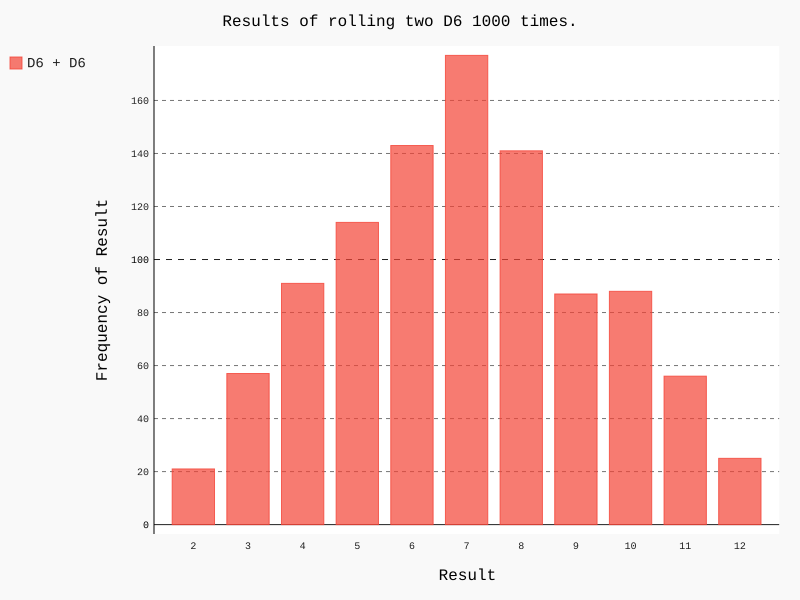

Write the Python code that produced this figure.
import pygal

from die import Die

# Create a D6
die_1 = Die()
die_2 = Die()

#Make some rolls, and store results in a list.
results = []
for roll_num in range(1000):
    result = die_1.roll() + die_2.roll()
    results.append(result)

# Analyze the results.
frequencies = []
max_result = die_1.num_sides + die_2.num_sides
for value in range(2, max_result+1):
    frequency = results.count(value)
    frequencies.append(frequency)

# Visualize the results.
hist = pygal.Bar()  # Bar chart

hist.title = "Results of rolling two D6 1000 times."
hist.x_labels = ['2', '3', '4', '5', '6', '7', '8', '9', '10', '11', '12']
hist.x_title = "Result"
hist.y_title = "Frequency of Result"

hist.add('D6 + D6', frequencies)
hist.render_to_file('dice_visual.svg')
print(frequencies)
